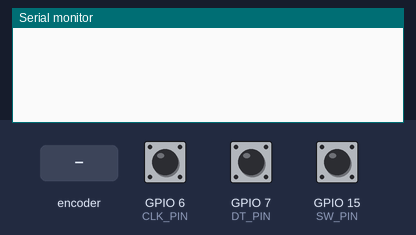
The sketch below on a simulated ESP32-S3. Parts: the last lines printed to the serial monitor. The test bench sets the inputs (shaded band); at power-on: GPIO 15 (SW_PIN) HIGH, GPIO 6 (CLK_PIN) HIGH, GPIO 7 (DT_PIN) HIGH.

Above: at 1.2 s.
1.3 s: rotary encoder on GPIO 6 (CLK_PIN) / GPIO 7 (DT_PIN) turned 1 step (first pin leading)
At 2.1 s:
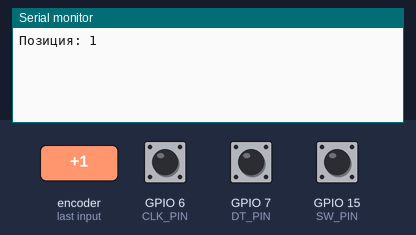
3.0 s: GPIO 15 (SW_PIN) pulled LOW for 0.15 s
At 3.5 s:
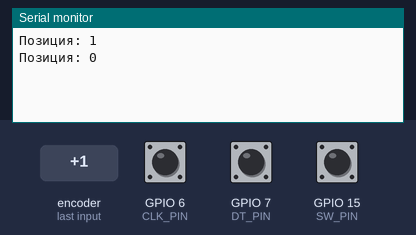
4.6 s: rotary encoder on GPIO 6 (CLK_PIN) / GPIO 7 (DT_PIN) turned 3 steps (first pin leading)
At 6.1 s:
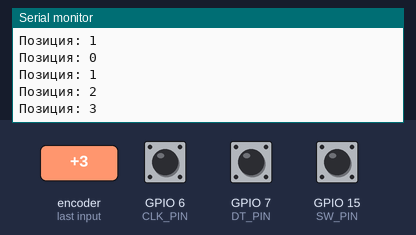
Timing chart, 0 to 7.6 s (numbered marks = the images above; inputs shaded):
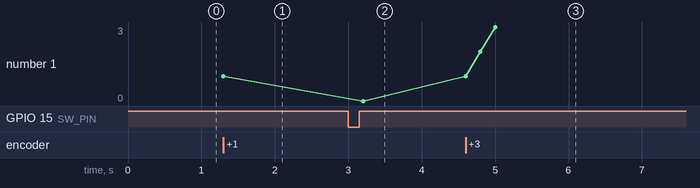

Measured:
- after the input at 1.3 s, the serial monitor: prints a new line at once (image 1)
- after the input at 3.0 s, the serial monitor: prints a new line after 0.20 s (image 2)
- after the input at 4.6 s, the serial monitor: prints a new line at once (image 3)
- plotted number 1: 1 → 0 after the input at 3.0 s, 0 → 3 after the input at 4.6 s

The sketch:

l23_encoder.ino
```cpp
const int CLK_PIN = 6;     // выход A энкодера
const int DT_PIN  = 7;     // выход B энкодера
const int SW_PIN  = 15;    // кнопка на оси

volatile int position = 0;
volatile uint32_t lastEdge = 0;

void IRAM_ATTR onClk() {
  uint32_t now = micros();
  if (now - lastEdge < 2000) return;                    // дребезг: игнорируем 2 мс
  lastEdge = now;
  position += (digitalRead(DT_PIN) == HIGH) ? 1 : -1;   // DT показывает направление
}

void setup() {
  Serial.begin(115200);
  pinMode(CLK_PIN, INPUT_PULLUP);
  pinMode(DT_PIN, INPUT_PULLUP);
  pinMode(SW_PIN, INPUT_PULLUP);
  attachInterrupt(digitalPinToInterrupt(CLK_PIN), onClk, FALLING);
}

void loop() {
  static int shown = 0;
  int p = position;
  if (p != shown) {
    shown = p;
    Serial.printf("Позиция: %d\n", p);
  }
  if (digitalRead(SW_PIN) == LOW) {                     // нажатие оси обнуляет счёт
    position = 0;
    delay(200);
  }
}
```
